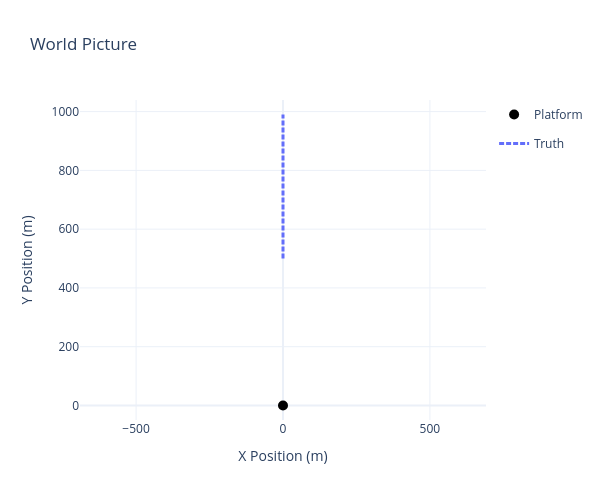

Notebook cell for this chart:
### Markdown cell above
## Target Trajectory

Generate the target ground truth path with acoustic metadata.

### Code cell
target_states = [
    GroundTruthState(
        TARGET_PARAMS["start_vector"],
        timestamp=SIM_PARAMS["start_time"],
        metadata={
            "amplitudes_upa": TARGET_PARAMS["amplitudes_upa"],
            "frequencies_hz": TARGET_PARAMS["frequencies_hz"],
            "phases_rad": TARGET_PARAMS["phases_rad"],
            "position_mapping": TARGET_PARAMS["position_mapping"],
            "velocity_mapping": TARGET_PARAMS["velocity_mapping"],
        },
    )
]

transition_model = TARGET_PARAMS["transition_model"]
for i in range(1, SIM_PARAMS["num_steps"]):
    new_time = SIM_PARAMS["start_time"] + i * SIM_PARAMS["time_interval"]
    time_interval = new_time - target_states[-1].timestamp
    new_state_vector = transition_model.function(
        target_states[-1], noise=False, time_interval=time_interval
    )
    new_state = GroundTruthState(
        new_state_vector,
        timestamp=new_time,
        metadata=target_states[-1].metadata,
    )
    target_states.append(new_state)

target_ground_truth = GroundTruthPath(target_states)

# Use plotter helper for world view
fig_world = plot_world(truths=[target_ground_truth], platform=platform)
fig_world.update_layout(title="World Picture")
fig_world.show()

### Figure 1 — Plotly figure (JSON) as saved in the notebook; plotly's stock layout.template omitted (floating-point values rounded to 4 significant figures)
{"data": [{"legendgroup": "platform", "marker": {"color": "black", "size": 10}, "mode": "markers", "name": "Platform", "type": "scatter", "x": [0], "y": [0]}, {"legendgroup": "truths", "line": {"color": "#636EFA", "dash": "5px,2px", "width": 3}, "mode": "lines", "name": "Truth", "type": "scatter", "x": [0, 0, 0, 0, 0, 0, 0, 0, 0, 0, 0, 0, 0, 0, 0, 0, 0, 0, 0, 0, 0, 0, 0, 0, 0, 0, 0, 0, 0, 0, 0, 0, 0, 0, 0, 0, 0, 0, 0, 0, 0, 0, 0, 0, 0, 0, 0, 0, 0, 0], "y": [500, 510, 520, 530, 540, 550, 560, 570, 580, 590, 600, 610, 620, 630, 640, 650, 660, 670, 680, 690, 700, 710, 720, 730, 740, 750, 760, 770, 780, 790, 800, 810, 820, 830, 840, 850, 860, 870, 880, 890, 900, 910, 920, 930, 940, 950, 960, 970, 980, 990]}], "layout": {"autosize": false, "colorway": ["#636EFA", "#EF553B", "#00CC96", "#AB63FA", "#FFA15A", "#19D3F3", "#FF6692", "#B6E880", "#FF97FF", "#FECB52"], "height": 500, "showlegend": true, "title": {"text": "World Picture"}, "width": 600, "xaxis": {"range": [-544.5, 544.5], "title": {"text": "X Position (m)"}}, "yaxis": {"range": [-49.5, 1040.0], "scaleanchor": "x", "scaleratio": 1, "title": {"text": "Y Position (m)"}}}}
